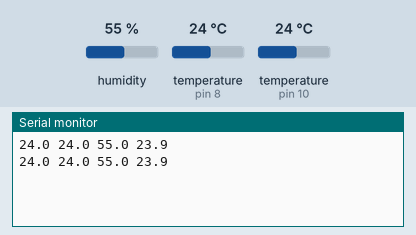
Recording of a sketch running on a simulated Arduino Uno, built with avr-gcc and run on an emulated ATmega328P. On the bench: the last lines printed to the serial monitor. Inputs (shaded band) come from the test bench; at power-on: humidity 55 %, temperature (sensors on pin 10, pin 8) 24 °C.

Above: at 3.6 s.
3.7 s: humidity set to 22 %
At 7.1 s:
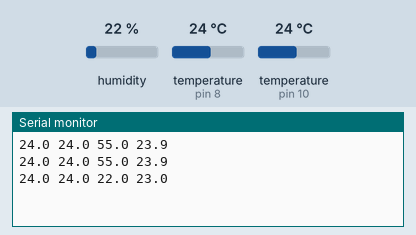
7.3 s: temperature (sensor on pin 10) set to 12 °C
At 10.5 s:
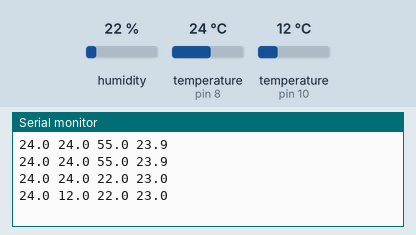
10.9 s: temperature (sensor on pin 8) set to 12 °C
At 12.4 s:
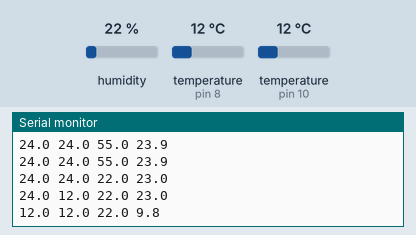
14.5 s: temperature (sensor on pin 10) set to 19 °C
At 15.3 s:
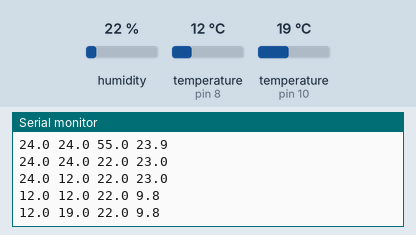
18.1 s: humidity set to 40 %
At 21.1 s:
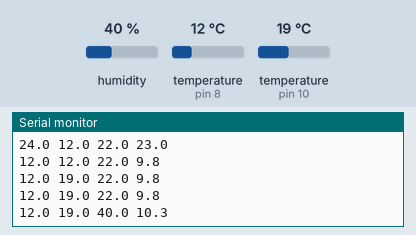
Timing chart, 0 to 22.6 s (numbered marks = the images above; inputs shaded):
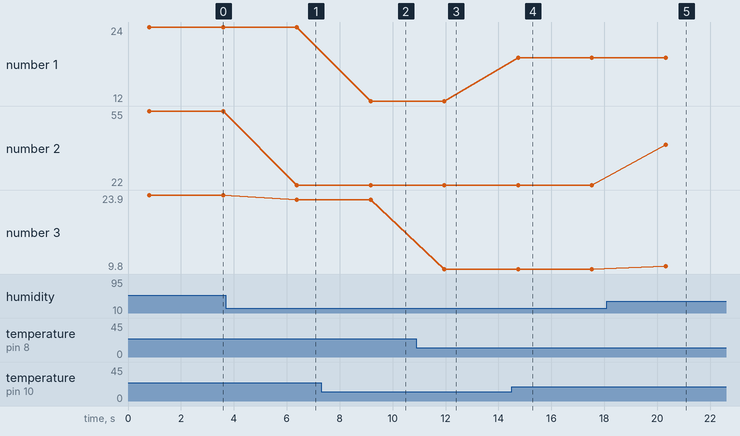

The sketch:

DualTemp-Server.ino
```cpp
// Include the libraries we need
#include <OneWire.h>
#include <DallasTemperature.h>
#include "DHT.h"

#define DHT11_PIN    8     // DHT11 is on this pin
#define DS18B20_PIN  10    // Dallas 18B20 is on this pin

#define DHTTYPE     DHT11 // DHT 11

// Set up for the Dallas
OneWire oneWire(DS18B20_PIN);
DallasTemperature ds18B20(&oneWire);

// Set up for the DHT11
DHT dht11(DHT11_PIN, DHTTYPE);

void setup() {
  Serial.begin(9600);

  dht11.begin();
  ds18B20.begin();
}

void loop() {
  // Both sensors return Celsius by default

  float d11h  = dht11.readHumidity();
  float d11t  = dht11.readTemperature();
  float d11hi = dht11.computeHeatIndex(d11t, d11h, false);  // isFahrenheit = false

  ds18B20.requestTemperatures();
  float ds18bt = ds18B20.getTempCByIndex(0);

  Serial.print(d11t, 1);
  Serial.print(" ");
  Serial.print(ds18bt, 1);
  Serial.print(" ");
  Serial.print(d11h, 1);
  Serial.print(" ");
  Serial.println(d11hi, 1);

  delay(2000);  // Wait 2 seconds for more readings
}
```

Measured:
- after the input at 3.7 s, the serial monitor: prints a new line after 2.7 s (image 1)
- after the input at 7.3 s, the serial monitor: prints a new line after 1.9 s (image 2)
- after the input at 10.9 s, the serial monitor: prints a new line after 1.1 s (image 3)
- after the input at 14.5 s, the serial monitor: prints a new line after 0.25 s (image 4)
- after the input at 18.1 s, the serial monitor: prints a new line after 2.2 s (image 5)
- plotted number 1: 24 → 12 after the input at 7.3 s, 12 → 19 after the input at 14.5 s
- plotted number 2: 55 → 22 after the input at 3.7 s, 22 → 40 after the input at 18.1 s
- plotted number 3: 23.9 → 23 after the input at 3.7 s, 23 → 9.8 after the input at 10.9 s, 9.8 → 10.3 after the input at 18.1 s
